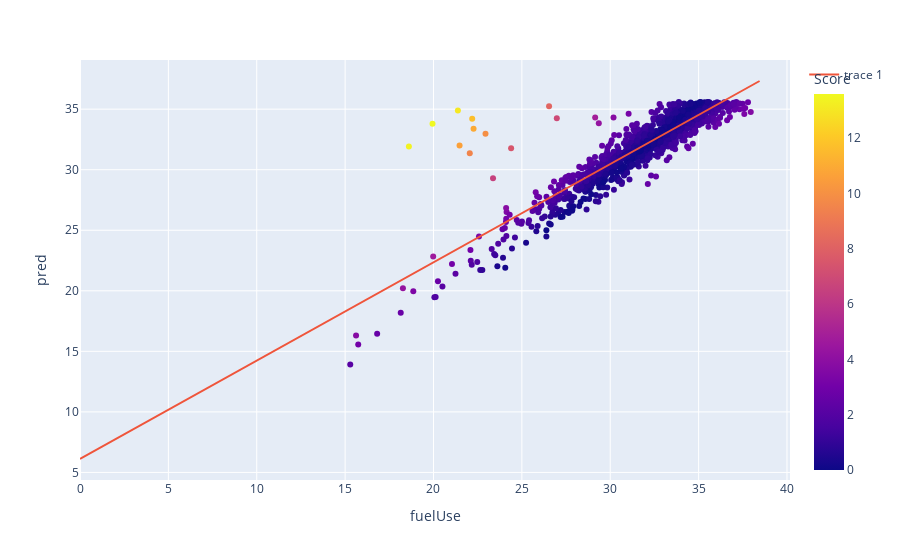

Notebook cell for this chart:
### Markdown cell above
## Line of best fit with Simple Linear Regression

Obviously we can analytically work out the function but thats a little boring and introduces no new interesting theory so we will use linear regression. 
As the graph shows, and we expected. We have a very strong linear relationship between our prediction and actual fuel consumption. Suspiciouus activity visually deviates from this line. We want to have some form of "rank" or "suspicion index" based on this deviation.

First we want to find the line that the data fits on. We will do this with simple linear regression.

We will define the position vector of our datapoints as $\begin{pmatrix} pred \\ real \end{pmatrix}$

Consider a linear function $y = \alpha + \beta x$.

Given $n$ pairs of data  $\begin{pmatrix} x_i \\ y_i \end{pmatrix}$. We expect this to be described by $y_i = \alpha + \beta x_i +\epsilon_i$ with a error term $\epsilon_i$.

Consider $\sum_{i=1}^{n} {\epsilon_i}^2 = \sum_{i=1}^{n} (y_i - \alpha - \beta x_i)^2$

We want to find values $\hat{\alpha},\hat{\beta}$ that minimise this sum. So we have the smallest error term. 

For $\hat{\alpha}$, the y intercept. This makes sense to just be $\bar{y} - (\hat{\beta}\bar{x})$

For the gradient we have $\hat{\beta} = \frac{\sum_{i=1}^{n}(x_i - \bar{x})(y_i - \bar{y})}{\sum_{i=1}^{n}(x_i - \bar{x})^2}$

It can be shown that $\hat{\beta}=\frac{ \text{cov}(x,y)}{\text{var}(x)}$

Lets plot this:

### Code cell
var_x = np.var(df["fuelUse"])
cov_xy = np.cov(df["fuelUse"], df["pred"])[0][1]

ybar = np.average(df["pred"])
xbar = np.average(df["fuelUse"])
x = np.linspace(0,max(df["fuelUse"])+0.5,50)

beta = cov_xy/var_x

alpha  = ybar - (beta*xbar)


y = alpha + beta*x


df["Score"] = abs(df["fuelUse"] - (alpha + beta*df["pred"]))
df["Suspicious"] = np.nan
std_x = np.std(df["Score"])



for i in range(len(df["Score"])):
   if (df["Score"].iloc[i]>(3*std_x)):   
      df["Suspicious"].iloc[i] = df["fuelUse"].iloc[i]

fig = go.Figure()
fig = px.scatter(df, x="fuelUse",y="pred", color="Score")

fig.add_scatter(x=x,y=y)

### Figure 1 — Plotly figure (JSON) as saved in the notebook; plotly's stock layout.template omitted (floating-point values rounded to 4 significant figures; data arrays with more than 128 entries replaced by an {"elided": "..."} marker saying what was removed)
{"data": [{"hovertemplate": "fuelUse=%{x}<br>pred=%{y}<br>Score=%{marker.color}<extra></extra>", "legendgroup": "", "marker": {"color": {"elided": "1000 float values"}, "coloraxis": "coloraxis", "symbol": "circle"}, "mode": "markers", "name": "", "orientation": "v", "showlegend": false, "type": "scatter", "x": {"elided": "1000 float values"}, "xaxis": "x", "y": {"elided": "1000 float values"}, "yaxis": "y"}, {"type": "scatter", "x": [0, 0.7847, 1.569, 2.354, 3.139, 3.923, 4.708, 5.493, 6.278, 7.062, 7.847, 8.632, 9.416, 10.2, 10.99, 11.77, 12.56, 13.34, 14.12, 14.91, 15.69, 16.48, 17.26, 18.05, 18.83, 19.62, 20.4, 21.19, 21.97, 22.76, 23.54, 24.33, 25.11, 25.9, 26.68, 27.46, 28.25, 29.03, 29.82, 30.6, 31.39, 32.17, 32.96, 33.74, 34.53, 35.31, 36.1, 36.88, 37.67, 38.45], "y": [6.109, 6.746, 7.383, 8.02, 8.657, 9.294, 9.931, 10.57, 11.21, 11.84, 12.48, 13.12, 13.75, 14.39, 15.03, 15.67, 16.3, 16.94, 17.58, 18.21, 18.85, 19.49, 20.12, 20.76, 21.4, 22.04, 22.67, 23.31, 23.95, 24.58, 25.22, 25.86, 26.5, 27.13, 27.77, 28.41, 29.04, 29.68, 30.32, 30.95, 31.59, 32.23, 32.87, 33.5, 34.14, 34.78, 35.41, 36.05, 36.69, 37.33]}], "layout": {"coloraxis": {"colorbar": {"title": {"text": "Score"}}, "colorscale": [[0, "#0d0887"], [0.1111, "#46039f"], [0.2222, "#7201a8"], [0.3333, "#9c179e"], [0.4444, "#bd3786"], [0.5556, "#d8576b"], [0.6667, "#ed7953"], [0.7778, "#fb9f3a"], [0.8889, "#fdca26"], [1, "#f0f921"]]}, "legend": {"tracegroupgap": 0}, "margin": {"t": 60}, "xaxis": {"anchor": "y", "domain": [0, 1], "title": {"text": "fuelUse"}}, "yaxis": {"anchor": "x", "domain": [0, 1], "title": {"text": "pred"}}}}
